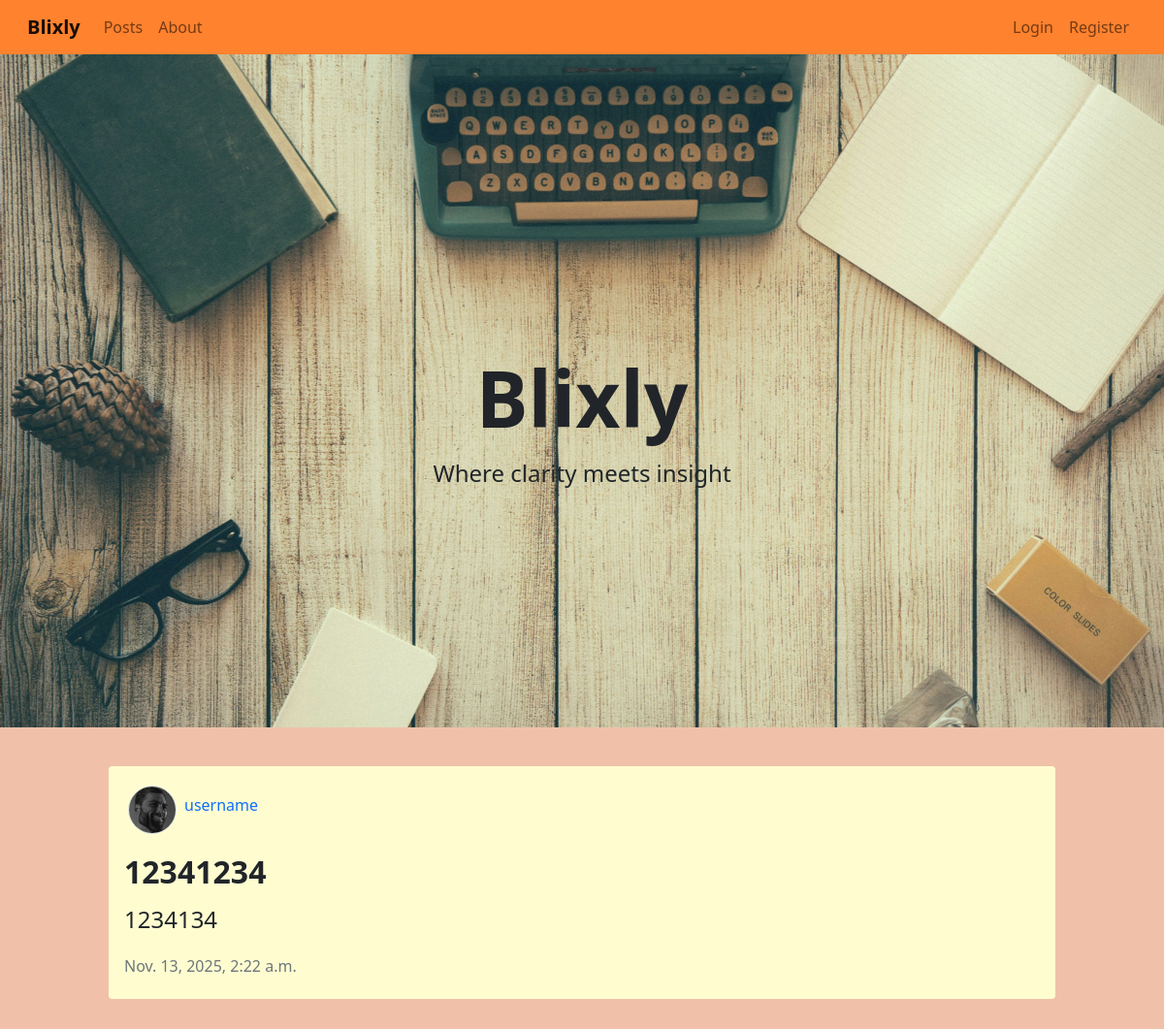
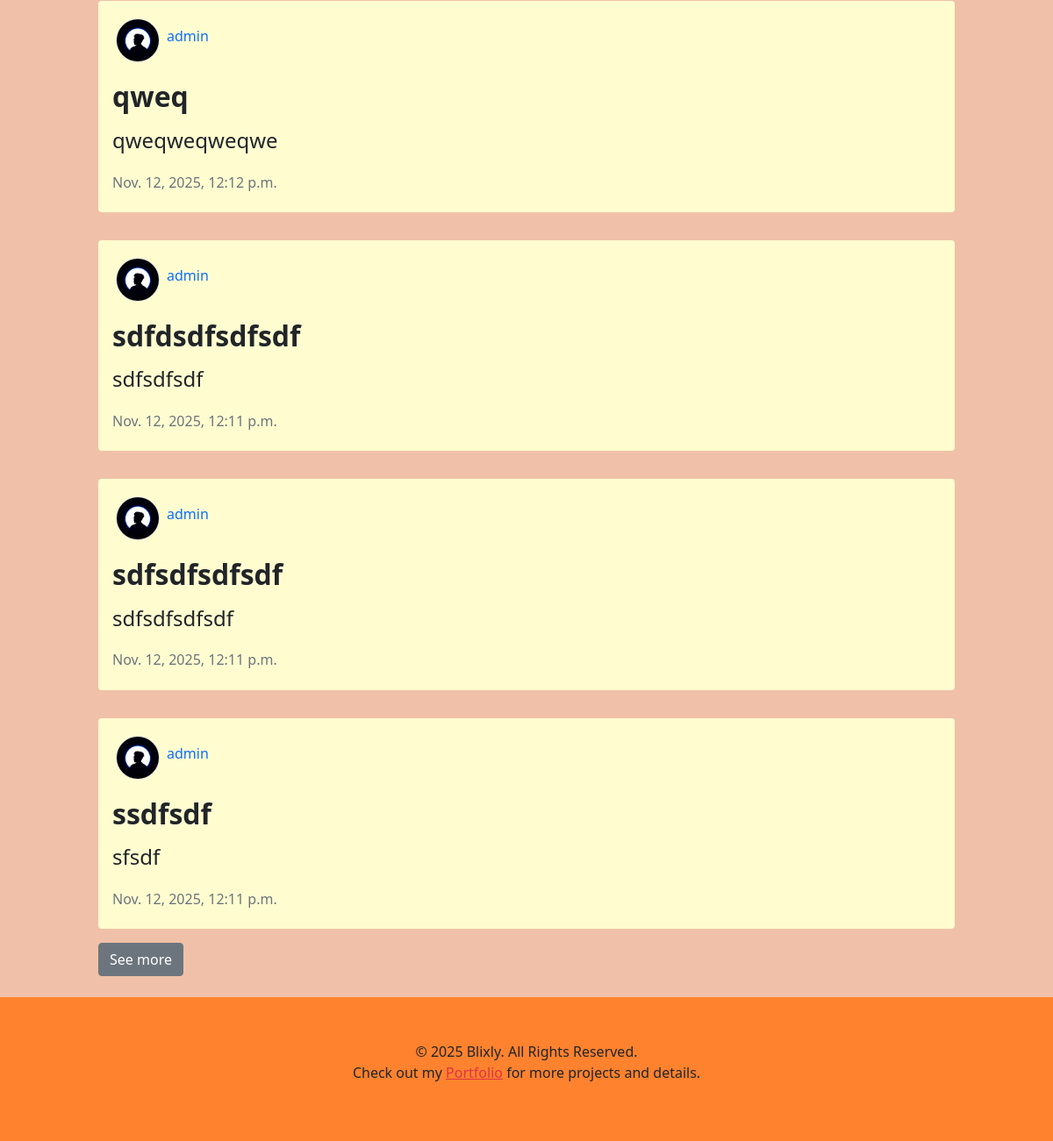
Before: / with the older database file (2 pictures, top to bottom).
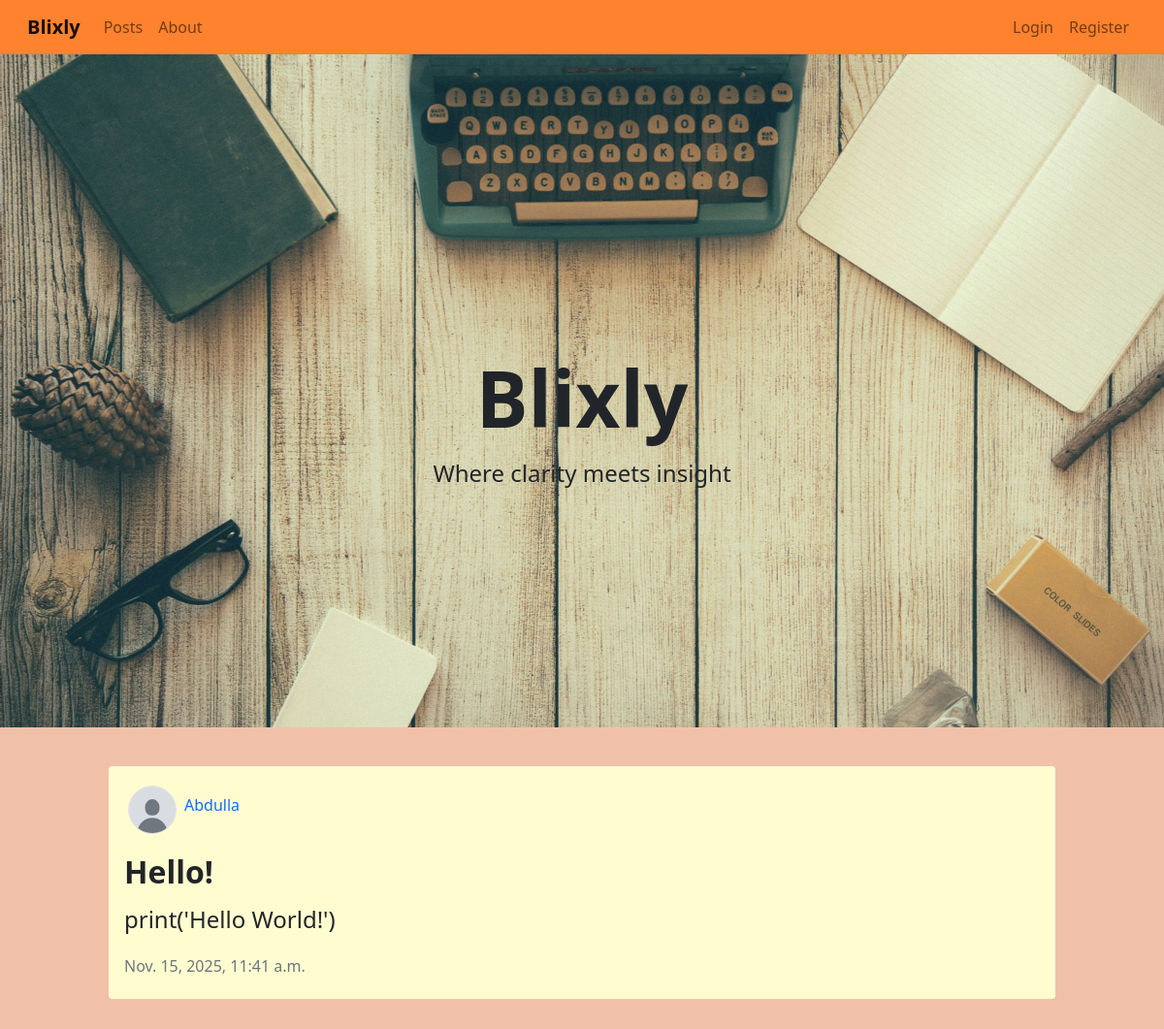
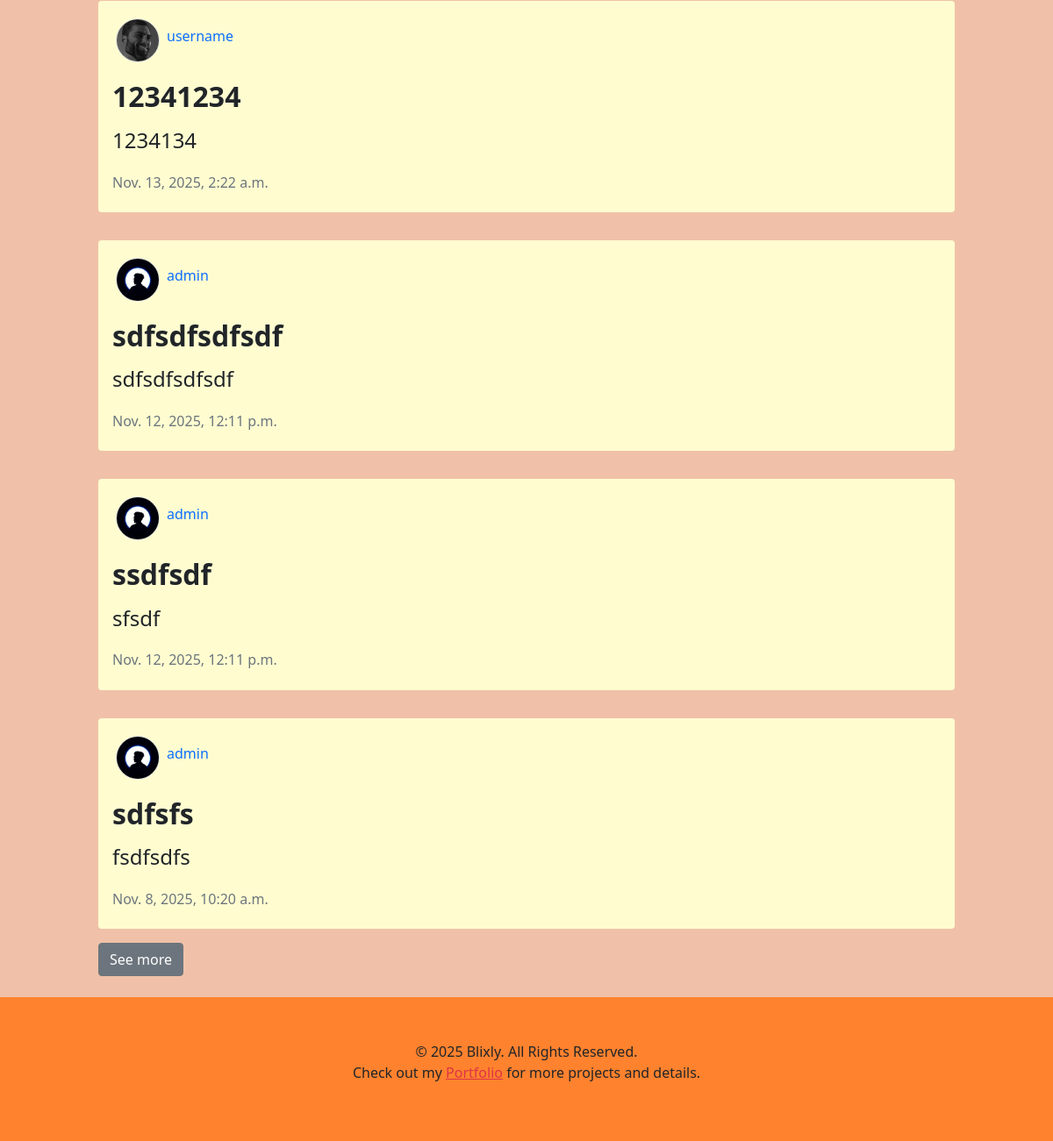
After: the same page with the newer database file (2 pictures, top to bottom).
### blog/models.py (models this page shows, shortened)
class Post(models.Model):
	title = models.CharField(max_length=100)
	content = models.TextField()
	author = models.ForeignKey(User, on_delete=models.CASCADE, null=True)
	date_posted = models.DateTimeField(auto_now_add=True)

### users/models.py (models this page shows, shortened)
class Profile(models.Model):
	user = models.OneToOneField(User, on_delete=models.CASCADE)
	image = models.ImageField(default='default.jpg', upload_to='profie_pics')

### blog/views.py (the view)
# urls.py: path("", views.PostListView.as_view(), name='blog-home'),
class PostListView(ListView):
	model = Post
	template_name ='blog/index.html'
	context_object_name = 'posts'
	ordering = ['-date_posted']
	paginate_by = 5

### blog/templates/blog/index.html (shortened to what this page needs)
{% extends 'blog/base.html' %}
{% load static %}
{% block content %}
	<div class="bg-container">
		<div class="text-center fw-bold" style="padding-top: 350px; font-size: 5rem;">Blixly</div>
		<div class="text-center fs-4">Where clarity meets insight</div>
	</div>
	<div class="container-fluid my-4">
		{% for post in page_obj %}
			<div class="row">
				<div class="col"></div>
				<div class="col-10">
					<div class="my-3 p-3 rounded" style="background-color: #fffdd0; word-wrap: break-word; overflow-wrap: break-word;">
						<div class="d-flex flex-row mb-3">
							<div class="p-1">
								<img src="{{ post.author.profile.image.url }}" alt="image" class="border rounded-circle" style="width: 50px; height: 50px;">
							</div>
							<div class="p-1 mt-2">
								<a href="#" class="h6 text-decoration-none">{{ post.author }}</a>
							</div>
						</div>
						<a href="{% url 'post-detail' post.pk %}" class="text-decoration-none link-dark">
							<h2 class="fw-bold mb-3">{{ post.title }}</h2>
						</a>
						<h4>{{ post.content }}</h4>
						<div class="mt-4 text-muted h6">{{ post.date_posted }}</div>
					</div>
				</div>
				<div class="col"></div>
			</div>
		{% endfor %}
			<div class="row">
				<div class="col"></div>
				<div class="col-10">
					<a href="{% url 'posts' %}" class="btn btn-secondary">See more</a>
				</div>
				<div class="col"></div>
			</div>
	</div>
{% endblock content %}

### blog/templates/blog/base.html (shortened to what this page needs)
{% load static %}
<!DOCTYPE html>
<html lang="en">
<head>
	<link href="https://cdn.jsdelivr.net/npm/bootstrap@5.0.2/dist/css/bootstrap.min.css" rel="stylesheet">
	<link rel="stylesheet" href="{% static 'style.css' %}">
</head>
<body class="d-flex flex-column min-vh-100" style="background-color: #e9a27ba8;">
	<header>
		<div class="navbar navbar-expand-md navbar-light fixed-top" style="background-color: #ff822e;">
			<div class="container-fluid mx-3">
				<a href="{% url 'blog-home' %}" class="navbar-brand"><b>Blixly</b></a>
				<div class="collapse navbar-collapse" id="content">
					<ul class="navbar-nav me-auto">
						<li class="nav-item">
							<a href="{% url 'posts' %}" class="nav-link">Posts</a>
						</li>
						<li class="nav-item">
							<a href="{% url 'blog-about' %}" class="nav-link">About</a>
						</li>
					</ul>
					{% if user.is_authenticated %}
						<ul class="navbar-nav ms-auto">
							<li class="nav-item">
								<a href="{% url 'post-add' %}" class="nav-link">New Post</a>
							</li>
							<li class="nav-item">
								<a href="{% url 'profile' %}" class="nav-link">Profile</a>
							</li>
							<li class="nav-item">
								<form action="{% url 'logout' %}" method="post">
									{% csrf_token %}
									<button type="submit" class="btn nav-link">Logout</button>
								</form>
							</li>
						</ul>
					{% else %}
						<ul class="navbar-nav ms-auto">
							<li class="nav-item">
								<a href="{% url 'login' %}" class="nav-link">Login</a>
							</li>
							<li class="nav-item">
								<a href="{% url 'register' %}" class="nav-link">Register</a>
							</li>
						</ul>
					{% endif %}
				</div>
			</div>
		</div>
	</header>
	<main>
		{% block content %}
		{% endblock content %}
	</main>
	<footer class="mt-auto">
		<div class="container-fluid text-center" style="background-color: #ff822e; padding: 50px 0px 50px 0px;">
			<div>&copy; 2025 Blixly. All Rights Reserved.</div>
			<p>Check out my <a href="#" target="_blank" class="text-danger">Portfolio</a> for more projects and details.</p>
		</div>
	</footer>
	<script src="https://cdn.jsdelivr.net/npm/bootstrap@5.0.2/dist/js/bootstrap.bundle.min.js"></script></body>
</body>
</html>

### blog/static/style.css (style rules this page uses)
.bg-container { background-image: url('images/blog.jpg'); background-size: cover; background-repeat: no-repeat; background-position: center center; min-height: 750px; width: 100%; }

Changed rows visible on the page:
removed Post: author.profile.image (picture), author "admin", title "qweq", content "qweqweqweqwe", date_posted "Nov. 12, 2025, 12:12 p.m."
removed Post: author.profile.image (picture), author "admin", title "sdfdsdfsdfsdf", content "sdfsdfsdf", date_posted "Nov. 12, 2025, 12:11 p.m."
added Post: author.profile.image (placeholder picture), author "Abdulla", title "Hello!", content "print('Hello World!')", date_posted "Nov. 15, 2025, 11:41 a.m."
now on this page (row unchanged): Post: author.profile.image (picture), author "admin", title "sdfsfs", content "fsdfsdfs", date_posted "Nov. 8, 2025, 10:20 a.m."
